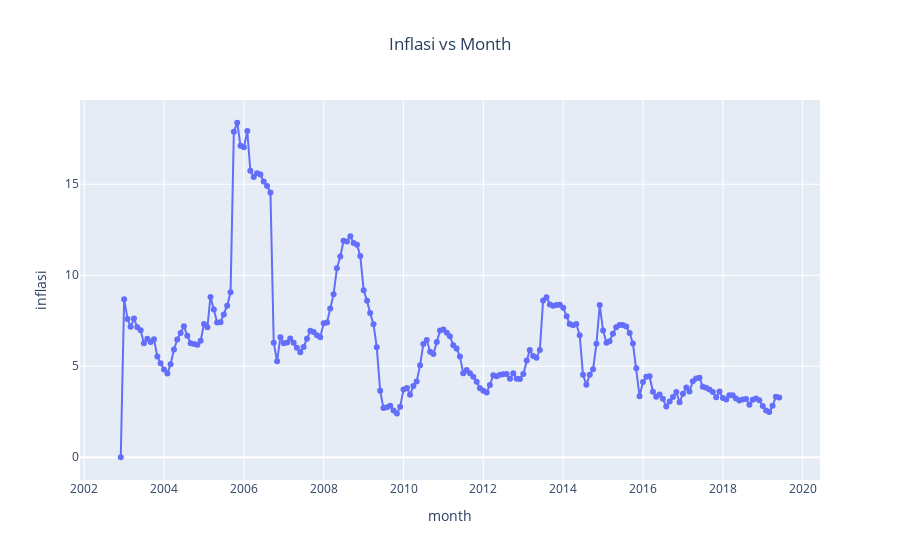

The notebook cell saved with this chart:
### Code cell
data = go.Scatter(
    x=dtn.Month,
    y=dtn.Inflasi,
    mode='lines+markers'
)
layout = {
    'title': {
        'text' : 'Inflasi vs Month',
        'x':0.5
    },
    'xaxis': { # memberi label
        'title':'month', 
    },
    'yaxis': {
        'title':'inflasi',
        
    }
    
}
fig = go.Figure(data=data, layout=layout)
iplot(fig)

### Figure 1 — Plotly figure (JSON) as saved in the notebook; plotly's stock layout.template omitted (floating-point values rounded to 4 significant figures; data arrays with more than 128 entries replaced by an {"elided": "..."} marker saying what was removed)
{"data": [{"mode": "lines+markers", "type": "scatter", "x": {"elided": "199 str values"}, "y": {"elided": "199 float values"}}], "layout": {"title": {"text": "Inflasi vs Month", "x": 0.5}, "xaxis": {"title": {"text": "month"}}, "yaxis": {"title": {"text": "inflasi"}}}}
